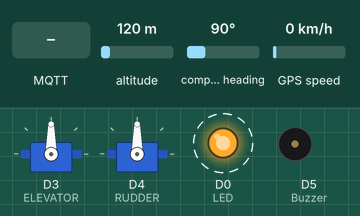
Simulated run of this sketch. Board: ESP8266 (NodeMCU). Shown: 2 × servo, output pins drawn as LEDs (lit = HIGH), buzzer (waves = sounding, pin HIGH). Dashed ring = blinking. The test bench sets the inputs (shaded band); at power-on: altitude 120 m, compass heading 90°, GPS speed 0 km/h. WiFi joins after 1.5 s; servers stay silent unless stated; random numbers use the default seed unless the sketch sets one; the GPS gets a fix after 3 s at 37.7749, -122.4194 with 8 satellites; no MQTT or app messages arrive unless stated; what the sketch prints to the serial monitor is not drawn.

Above: at 4.4 s.
4.9 s: MQTT message "/FELIA/RUDDER" arrives on the first subscribed topic
At 6.4 s:
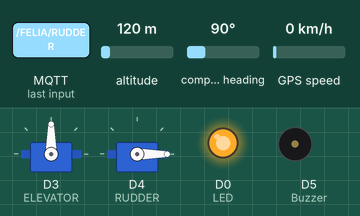
6.9 s: MQTT message "/FELIA/RUDDER" arrives on the second subscribed topic
At 7.3 s:
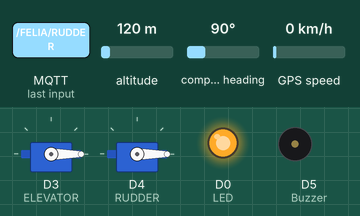
Timing chart, 0 to 9.9 s (numbered marks = the images above; inputs shaded):
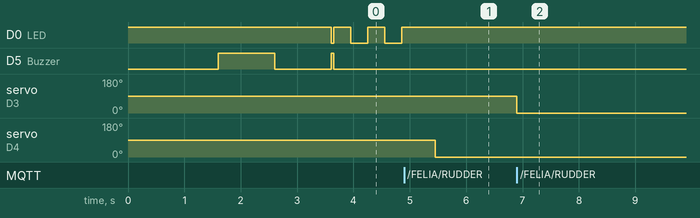

Measured:
- after the input at 4.9 s, servo on D4 (RUDDER): 90° → 0° after 0.55 s
- after the input at 6.9 s, servo on D3 (ELEVATOR): 90° → 0° at once
- by itself, D0 (LED): repeats every 0.60 s: HIGH 0.30 s, LOW 0.30 s

The sketch:

yaw-rudder-gps.ino
```cpp
#include <ESP8266WiFi.h>
#include <PubSubClient.h>
#include <Servo.h>
#include <TinyGPS++.h>
#include <SoftwareSerial.h>
// Update these with values suitable for your network.
const char *ssid = "HUAWEI-1035";
const char *password = "93542670";
const char *mqtt_server = "143.198.182.161";

#define LED D0 //BUILT IN
#define Buzzer D5

String inStringESCMessage = "";

TinyGPSPlus gps;
SoftwareSerial SerialGPS(4, 5);
Servo RUDDER;
Servo ELEVATOR;
WiFiClient espClient;
PubSubClient client(espClient);

void setup_wifi()
{
  delay(100);
  Serial.print("Connecting to ");
  Serial.println(ssid);
  WiFi.begin(ssid, password);
  while (WiFi.status() != WL_CONNECTED)
  {
    delay(500);
    Serial.print(".");
  }
  randomSeed(micros());
  Serial.println("");
  digitalWrite (Buzzer, HIGH);
  delay(1000);
  Serial.println("WiFi connected");
  digitalWrite (Buzzer, LOW);
  Serial.println("IP address: ");
  Serial.println(WiFi.localIP());
}

void callback(char *topic, byte *payload, unsigned int length)
{
  Serial.print("Message from: ");
  Serial.print(topic);
  if(strcmp(topic, "/FELIA/RUDDER") == 0)
  {
    for (int i = 0; i < length; i++)
    {
      inStringESCMessage += (char)payload[i];
    }
    Serial.print(" | ");
    Serial.print("Value: ");
    Serial.println(inStringESCMessage.toInt());
    RUDDER.write(inStringESCMessage.toInt());
    inStringESCMessage = "";
  }
  if(strcmp(topic, "/FELIA/YAW") == 0)
  {
    for (int i = 0; i < length; i++)
    {
      inStringESCMessage += (char)payload[i];
    }
    Serial.print(" | ");
    Serial.print("Value: ");
    Serial.println(inStringESCMessage.toInt());
    ELEVATOR.write(inStringESCMessage.toInt());
    inStringESCMessage = "";
  }
}

void reconnect()
{
  while (!client.connected())
  {
    Serial.print("Attempting MQTT connection...");
    digitalWrite (Buzzer, HIGH);
    // Create a random client ID
    String clientId = "ESP8266-FELIA-FLAP/ROLL/ELEVATOR-Client-";
    clientId += String(random(0xffff), HEX);
    // Attempt to connect
    // if you MQTT broker has clientID,username and password
    // please change following line to    if (client.connect(clientId,userName,passWord))
    if (client.connect(clientId.c_str()))
    {
      Serial.println("connected");
      digitalWrite (Buzzer, LOW);
      digitalWrite(LED, HIGH);
      delay(300);
      digitalWrite(LED, LOW);
      delay(300);
      digitalWrite(LED, HIGH);
      delay(300);
      digitalWrite(LED, LOW);
      delay(300);
      digitalWrite(LED, HIGH);
      // once connected to MQTT broker, subscribe command if any
      delay(300);
      client.subscribe("/FELIA/RUDDER");
      delay(300);
      client.subscribe("/FELIA/YAW");
    }
    else
    {
      Serial.print("failed, rc=");
      Serial.print(client.state());
      Serial.println(" try again in 5 seconds");
      // Wait 2 seconds before retrying
      delay(2000);
    }
  }
} // end reconnect()

void setup()
{
  pinMode(LED, OUTPUT);
  pinMode(Buzzer, OUTPUT);
  Serial.begin(9600);
  SerialGPS.begin(9600);
  digitalWrite(LED, HIGH);
  setup_wifi();
  client.setServer(mqtt_server, 1883);
  client.setCallback(callback);
  ELEVATOR.attach(D3);
  RUDDER.attach(D4);
  delay(1000);
  digitalWrite(LED, LOW);
  ELEVATOR.write(90);
  RUDDER.write(90);
}

void loop()
{
  if (!client.connected())
  {
    reconnect();
  }
  client.loop();

  while (SerialGPS.available() > 0)
    if (gps.encode(SerialGPS.read()))
    {
      if (gps.location.isValid())
      {
        String data = String(gps.location.lat(), 6)+","+String(gps.location.lng(), 6)+","+gps.satellites.value()+","+gps.altitude.meters()+","+gps.course.deg()+","+gps.speed.kmph();
        // data = latitude,longitude,satelites,altitude,course,speed(kmp)
        client.publish("/FELIA/GPS",(char*) data.c_str(), true);
        //snprintf(mqtt_payload, 50, "%d", String(gps.satellites.value()));
      }
    }
}
```
